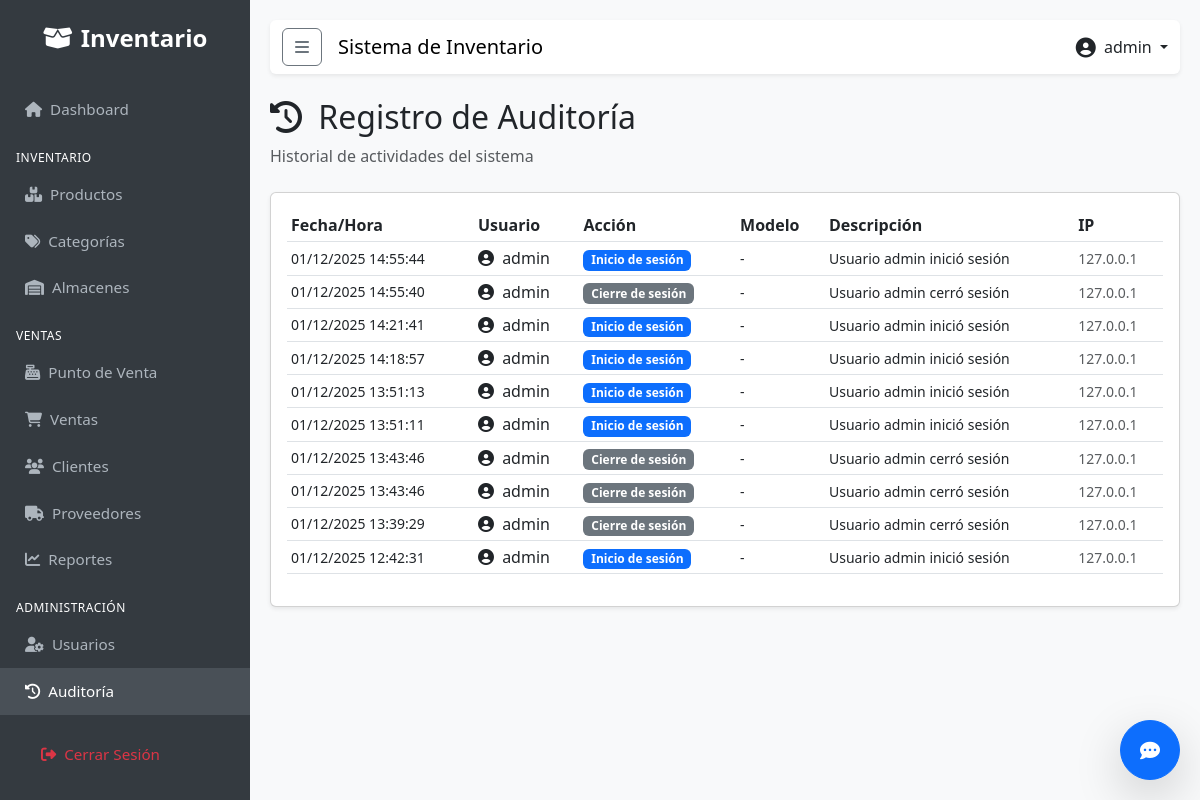
Page /users/audit-log/ (signed in) on the committed database.
### apps/users/models.py (models this page shows, shortened)
class User(AbstractUser):
    class Role(models.TextChoices):
        ADMIN = 'ADMIN', _('Administrador')
        SELLER = 'SELLER', _('Vendedor')
        WAREHOUSE = 'WAREHOUSE', _('Almacenista')
    role = models.CharField(
        max_length=50,
        choices=Role.choices,
        default=Role.SELLER,
        verbose_name=_('Rol')
    )
    phone = models.CharField(max_length=20, blank=True, null=True, verbose_name=_('Teléfono'))
    class Meta:
        verbose_name = _('Usuario')
        verbose_name_plural = _('Usuarios')

class AuditLog(models.Model):
    class Action(models.TextChoices):
        CREATE = 'CREATE', _('Crear')
        UPDATE = 'UPDATE', _('Actualizar')
        DELETE = 'DELETE', _('Eliminar')
        LOGIN = 'LOGIN', _('Inicio de sesión')
        LOGOUT = 'LOGOUT', _('Cierre de sesión')
        VIEW = 'VIEW', _('Ver')
    user = models.ForeignKey(User, on_delete=models.SET_NULL, null=True, verbose_name=_('Usuario'))
    action = models.CharField(max_length=20, choices=Action.choices, verbose_name=_('Acción'))
    model_name = models.CharField(max_length=100, blank=True, verbose_name=_('Modelo'))
    object_id = models.CharField(max_length=100, blank=True, verbose_name=_('ID del Objeto'))
    description = models.TextField(blank=True, verbose_name=_('Descripción'))
    ip_address = models.GenericIPAddressField(null=True, blank=True, verbose_name=_('IP'))
    created_at = models.DateTimeField(auto_now_add=True)
    class Meta:
        verbose_name = _('Registro de Auditoría')
        verbose_name_plural = _('Registros de Auditoría')
        ordering = ['-created_at']

### apps/users/views.py (the view)
# urls.py: path('audit-log/', AuditLogView.as_view(), name='audit_log'),
class AuditLogView(LoginRequiredMixin, AdminRequiredMixin, ListView):
    model = AuditLog
    template_name = 'users/audit_log.html'
    context_object_name = 'logs'
    paginate_by = 50

### apps/users/permissions.py (called while the page is built)
def is_admin(user):
    return user.is_authenticated and user.role == 'ADMIN'

    def test_func(self):
        return is_admin(self.request.user)

### templates/users/audit_log.html (shortened to what this page needs)
{% extends 'base.html' %}
{% block content %}
<div class="mb-4">
    <h2><i class="fas fa-history me-2"></i> Registro de Auditoría</h2>
    <p class="text-muted">Historial de actividades del sistema</p>
</div>
<div class="card shadow-sm">
    <div class="card-body">
        <div class="table-responsive">
            <table class="table table-hover table-sm align-middle">
                <thead>
                    <tr>
                        <th>Fecha/Hora</th>
                        <th>Usuario</th>
                        <th>Acción</th>
                        <th>Modelo</th>
                        <th>Descripción</th>
                        <th>IP</th>
                    </tr>
                </thead>
                <tbody>
                    {% for log in logs %}
                    <tr>
                        <td class="small text-nowrap">{{ log.created_at|date:"d/m/Y H:i:s" }}</td>
                        <td>
                            <i class="fas fa-user-circle me-1"></i>
                            {{ log.user.username|default:"Sistema" }}
                        </td>
                        <td>
                            <span class="badge
                                {% if log.action == 'CREATE' %}bg-success
                                {% elif log.action == 'UPDATE' %}bg-info
                                {% elif log.action == 'DELETE' %}bg-danger
                                {% elif log.action == 'LOGIN' %}bg-primary
                                {% elif log.action == 'LOGOUT' %}bg-secondary
                                {% else %}bg-warning{% endif %}">
                                {{ log.get_action_display }}
                            </span>
                        </td>
                        <td><small>{{ log.model_name|default:"-" }}</small></td>
                        <td><small>{{ log.description|truncatewords:10 }}</small></td>
                        <td><small class="text-muted">{{ log.ip_address|default:"-" }}</small></td>
                    </tr>
                    {% empty %}
                    <tr>
                        <td colspan="6" class="text-center text-muted py-4">No hay registros de auditoría.</td>
                    </tr>
                    {% endfor %}
                </tbody>
            </table>
        </div>
    </div>
</div>
{% endblock %}

### templates/base.html (shortened to what this page needs)
{% load static %}
<!DOCTYPE html>
<html lang="es">
<head>
    <link href="https://cdn.jsdelivr.net/npm/bootstrap@5.3.0/dist/css/bootstrap.min.css" rel="stylesheet">
    <link rel="stylesheet" href="https://cdnjs.cloudflare.com/ajax/libs/font-awesome/6.4.0/css/all.min.css">
</head>
<body>
    <div class="sidebar" id="sidebar">
        <div class="brand">
            <i class="fas fa-box-open me-2"></i>Inventario
        </div>
        <a href="{% url 'dashboard:index' %}"
            class="{% if request.resolver_match.app_name == 'dashboard' %}active{% endif %}">
            <i class="fas fa-home me-2"></i>Dashboard
        </a>
        <div class="sidebar-heading mt-3 px-3 mb-1">Inventario</div>
        <a href="{% url 'inventory:product_list' %}"
            class="{% if request.resolver_match.url_name == 'product_list' %}active{% endif %}">
            <i class="fas fa-boxes me-2"></i>Productos
        </a>
        <a href="{% url 'inventory:category_list' %}"
            class="{% if request.resolver_match.url_name == 'category_list' %}active{% endif %}">
            <i class="fas fa-tags me-2"></i>Categorías
        </a>
        <a href="{% url 'inventory:warehouse_list' %}"
            class="{% if request.resolver_match.url_name == 'warehouse_list' %}active{% endif %}">
            <i class="fas fa-warehouse me-2"></i>Almacenes
        </a>
        <div class="sidebar-heading mt-3 px-3 mb-1">Ventas</div>
        <a href="{% url 'sales:pos' %}" class="{% if request.resolver_match.url_name == 'pos' %}active{% endif %}">
            <i class="fas fa-cash-register me-2"></i>Punto de Venta
        </a>
        <a href="{% url 'sales:sale_list' %}"
            class="{% if request.resolver_match.url_name == 'sale_list' %}active{% endif %}">
            <i class="fas fa-shopping-cart me-2"></i>Ventas
        </a>
        <a href="{% url 'sales:client_list' %}"
            class="{% if request.resolver_match.url_name == 'client_list' %}active{% endif %}">
            <i class="fas fa-users me-2"></i>Clientes
        </a>
        <a href="{% url 'sales:supplier_list' %}"
            class="{% if request.resolver_match.url_name == 'supplier_list' %}active{% endif %}">
            <i class="fas fa-truck me-2"></i>Proveedores
        </a>
        <a href="{% url 'sales:sales_report' %}"
            class="{% if request.resolver_match.url_name == 'sales_report' %}active{% endif %}">
            <i class="fas fa-chart-line me-2"></i>Reportes
        </a>
        {% if user.is_superuser %}
        <div class="sidebar-heading mt-3 px-3 mb-1">Administración</div>
        <a href="{% url 'users:user_list' %}"
            class="{% if request.resolver_match.url_name == 'user_list' %}active{% endif %}">
            <i class="fas fa-user-cog me-2"></i>Usuarios
        </a>
        <a href="{% url 'users:audit_log' %}"
            class="{% if request.resolver_match.url_name == 'audit_log' %}active{% endif %}">
            <i class="fas fa-history me-2"></i>Auditoría
        </a>
        {% endif %}
        <div class="mt-auto p-3">
            <a href="{% url 'users:logout' %}" class="text-danger">
                <i class="fas fa-sign-out-alt me-2"></i>Cerrar Sesión
            </a>
        </div>
    </div>
    <div class="main-content">
        <nav class="navbar navbar-expand-lg navbar-light bg-white mb-4 shadow-sm rounded">
            <div class="container-fluid">
                <button class="btn btn-outline-secondary me-3" id="sidebarToggle">
                    <i class="fas fa-bars"></i>
                </button>
                <span class="navbar-brand mb-0 h1">Sistema de Inventario</span>
                <div class="ms-auto d-flex align-items-center">
                    <div class="dropdown">
                        <a class="nav-link dropdown-toggle" href="#" role="button" data-bs-toggle="dropdown">
                            <i class="fas fa-user-circle fa-lg me-1"></i> {{ user.username }}
                        </a>
                    </div>
                </div>
            </div>
        </nav>
        {% block content %}
        {% endblock %}
    </div>
    <div id="chat-widget" style="position: fixed; bottom: 20px; right: 20px; z-index: 1050;">
        <button id="chat-toggle" class="btn btn-primary rounded-circle shadow-lg" style="width: 60px; height: 60px;">
            <i class="fas fa-comment-dots fa-lg"></i>
        </button>
    </div>
</body>
</html>

### templates/base.html (style rules this page uses)
body { font-family: 'Segoe UI', Tahoma, Geneva, Verdana, sans-serif; background-color: #f8f9fa; }
.sidebar { height: 100vh; position: fixed; top: 0; left: 0; width: 250px; background-color: #343a40; padding-top: 20px; color: white; transition: all 0.3s; z-index: 1000; overflow-y: auto; }
.sidebar a { padding: 12px 25px; text-decoration: none; font-size: 0.95rem; color: #adb5bd; display: block; transition: 0.3s; }
.sidebar a:hover, .sidebar a.active { color: white; background-color: #495057; }
.sidebar .brand { font-size: 1.5rem; text-align: center; margin-bottom: 30px; color: white; font-weight: bold; }
.sidebar-heading { font-size: 0.75rem; text-transform: uppercase; letter-spacing: 0.5px; }
.main-content { margin-left: 250px; padding: 20px; transition: all 0.3s; }

### rows in the picture
User: username "admin"
AuditLog: created_at "01/12/2025 14:55:44", user.username "admin", action "Inicio de sesión", model_name "-", description "Usuario admin inició sesión", ip_address "127.0.0.1"
AuditLog: created_at "01/12/2025 14:55:40", user.username "admin", action "Cierre de sesión", model_name "-", description "Usuario admin cerró sesión", ip_address "127.0.0.1"
AuditLog: created_at "01/12/2025 14:21:41", user.username "admin", action "Inicio de sesión", model_name "-", description "Usuario admin inició sesión", ip_address "127.0.0.1"
AuditLog: created_at "01/12/2025 14:18:57", user.username "admin", action "Inicio de sesión", model_name "-", description "Usuario admin inició sesión", ip_address "127.0.0.1"
AuditLog: created_at "01/12/2025 13:51:13", user.username "admin", action "Inicio de sesión", model_name "-", description "Usuario admin inició sesión", ip_address "127.0.0.1"
AuditLog: created_at "01/12/2025 13:51:11", user.username "admin", action "Inicio de sesión", model_name "-", description "Usuario admin inició sesión", ip_address "127.0.0.1"
AuditLog: created_at "01/12/2025 13:43:46", user.username "admin", action "Cierre de sesión", model_name "-", description "Usuario admin cerró sesión", ip_address "127.0.0.1"
AuditLog: created_at "01/12/2025 13:43:46", user.username "admin", action "Cierre de sesión", model_name "-", description "Usuario admin cerró sesión", ip_address "127.0.0.1"
AuditLog: created_at "01/12/2025 13:39:29", user.username "admin", action "Cierre de sesión", model_name "-", description "Usuario admin cerró sesión", ip_address "127.0.0.1"
AuditLog: created_at "01/12/2025 12:42:31", user.username "admin", action "Inicio de sesión", model_name "-", description "Usuario admin inició sesión", ip_address "127.0.0.1"
